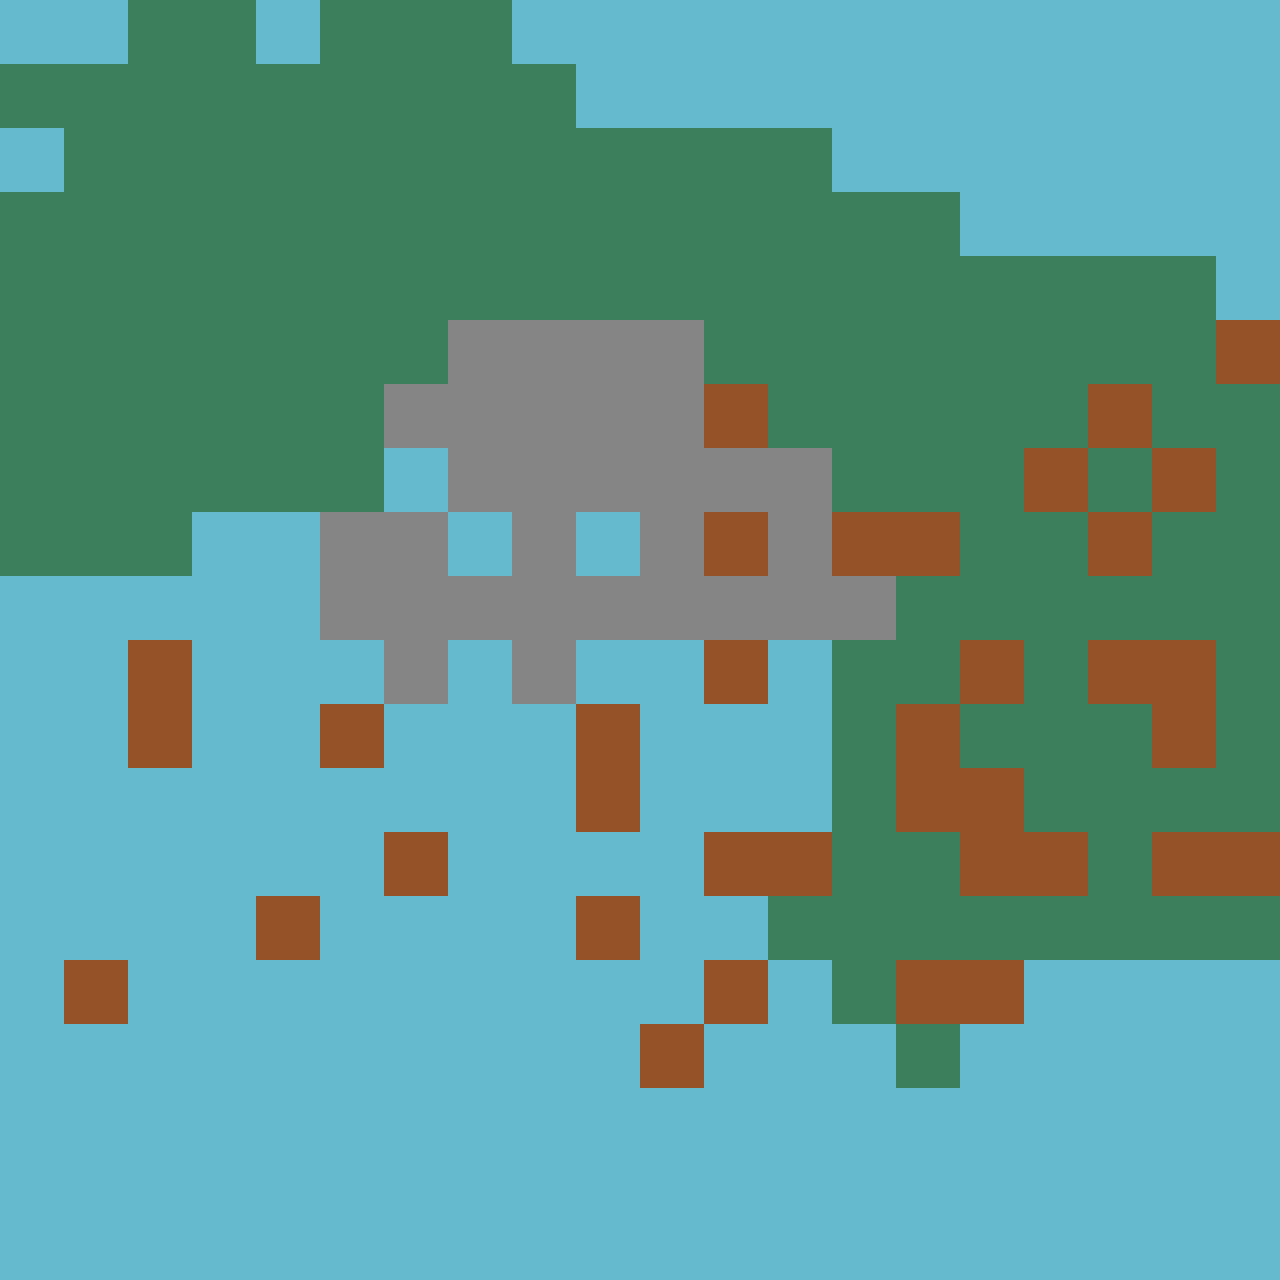

Below is a game level as drawn by its tile map, then a one-line description and the .tmx that defines it (tile-layer data replaced by summaries):
An orthogonal 20x20 tile map with 64x64 px tiles, 1 tile layer (Tile Layer 1).

<map version="1.0" orientation="orthogonal" renderorder="right-down" width="20" height="20" tilewidth="64" tileheight="64">
 <tileset firstgid="1" name="tiletest" tilewidth="64" tileheight="64">
  <image source="tiles.png" width="128" height="128" />
  <tile id="1">
   <properties>
    <property name="solid" value="true" />
   </properties>
  </tile>
 </tileset>
 <layer name="Tile Layer 1" width="20" height="20">
  <data>[400 cells, 400 non-empty, 4 distinct tile ids]</data>
 </layer>
</map>